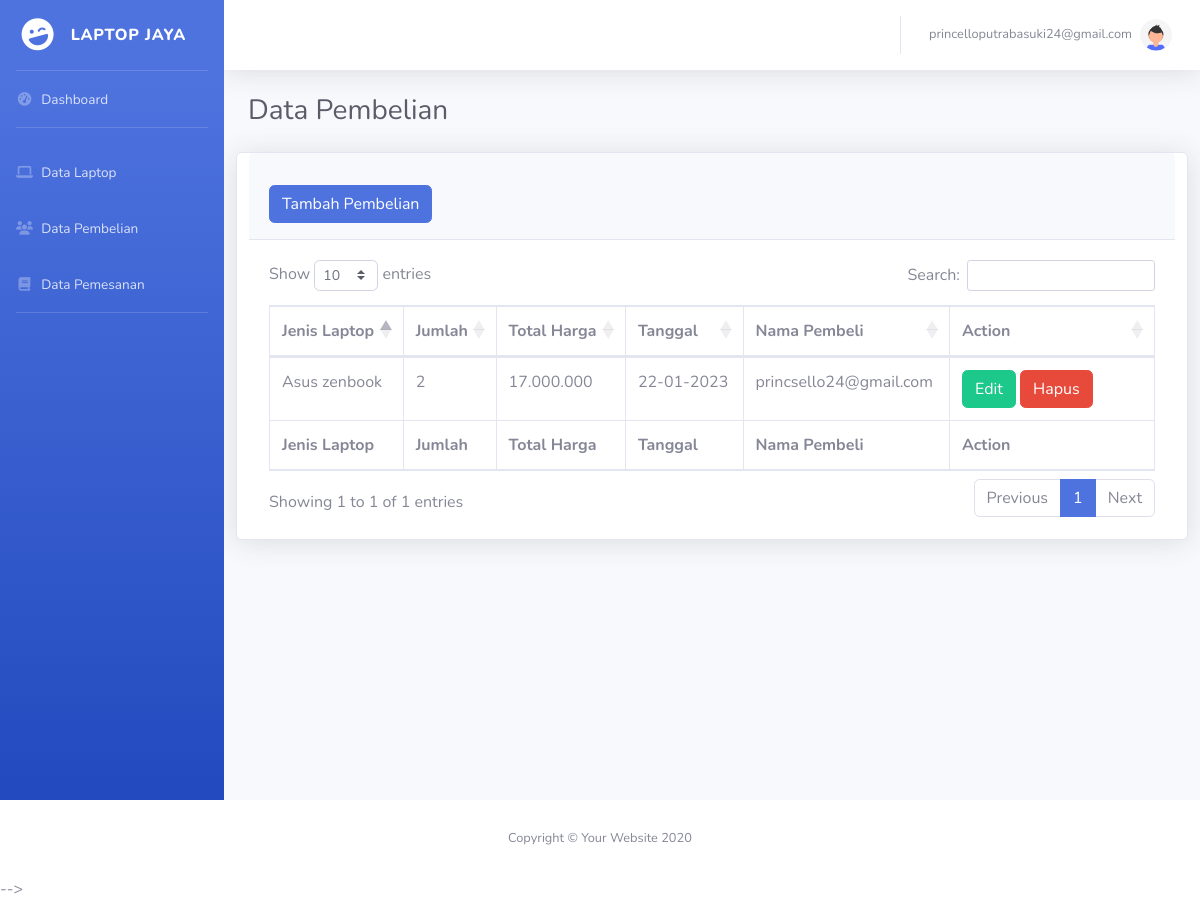
Screenshot of /pembelian/pembelian.php (signed in) with the database file from the repository.
### tables this page shows
CREATE TABLE `pembelian` (
  `id` int(11) NOT NULL,
  `id_laptop` int(11) NOT NULL,
  `total_harga` varchar(30) NOT NULL,
  `jumlah` int(11) NOT NULL,
  `tanggal` varchar(40) NOT NULL,
  `nama_pembeli` varchar(70) NOT NULL,
  `status` int(2) NOT NULL
);

CREATE TABLE `laptop` (
  `id_laptop` int(11) NOT NULL,
  `jenis_laptop` varchar(100) NOT NULL,
  `harga` varchar(40) NOT NULL,
  `spesifikasi` varchar(500) NOT NULL,
  `gambar` varchar(70) NOT NULL,
  `stok` int(12) NOT NULL
);

### pembelian/pembelian.php (the view, shortened to what this page needs)
<?php
require '../asset/headeradmin.php';
require '../asset/sidebaradmin.php';
require '../asset/topbar.php';
require '../koneksi.php';
$query = "SELECT *,laptop.jenis_laptop FROM pembelian
JOIN laptop ON pembelian.id_laptop = laptop.id_laptop
WHERE status='1'";
$result = mysqli_query($koneksi,$query);
 ?>
<div class="container-fluid">
    <h1 class="h3 mb-4 text-gray-800">Data Pembelian</h1>
    <div class="row">
                    <div class="card shadow mb-4 col-md-12">
                        <div class="card-header py-3">
                            <a class="btn btn-primary mt-3" href="../pembelian/tambahpembelian.php" role="button">Tambah Pembelian</a>
                        </div>
                        <div class="card-body">
                            <div class="table-responsive">
                                <table class="table table-bordered" id="dataTable" width="100%" cellspacing="0">
                                    <thead>
                                        <tr>
                                            <th>Jenis Laptop</th>
                                            <th>Jumlah</th>
                                            <th>Total Harga</th>
                                            <th>Tanggal</th>
                                            <th>Nama Pembeli</th>
                                            <th>Action</th>
                                        </tr>
                                    </thead>
                                    <tfoot>
                                        <tr>
                                            <th>Jenis Laptop</th>
                                            <th>Jumlah</th>
                                            <th>Total Harga</th>
                                            <th>Tanggal</th>
                                            <th>Nama Pembeli</th>
                                            <th>Action</th>
                                        </tr>
                                    </tfoot>
                                    <tbody>
                                        <?php while($row = mysqli_fetch_assoc($result)): ?>
                                            <tr>
                                                <td><?= $row['jenis_laptop'] ; ?></td>
                                                <td><?= $row['jumlah'] ; ?></td>
                                                <td><?= $row['total_harga'] ; ?></td>
                                                <td><?= $row['tanggal'] ; ?></td>
                                                <td><?= $row['nama_pembeli'] ; ?></td>
                                                <td width='180'>
                                                     <a class="btn btn-success" href="../pembelian/editpembelian.php?id=<?= $row['id'] ; ?>" role="button">Edit</a>
                                                     <a class="btn btn-danger" href="../pembelian/deletepembelian.php?id=<?= $row['id'] ; ?>" role="button">Hapus</a>
                                                </td>
                                            </tr>
                                        <?php endwhile ; ?>
                                    </tbody>
                                </table>
                            </div>
                        </div>
                    </div>
                    </div>
</div>
</div>
<?php
require '../asset/footeradmin.php';?>

### rows the page displays
pembelian: id_laptop.jenis_laptop "Asus zenbook", jumlah "2", total_harga "17.000.000", tanggal "22-01-2023", nama_pembeli "princsello24@gmail.com"

### other values shown
$_SESSION['email'] "princelloputrabasuki24@gmail.com"
